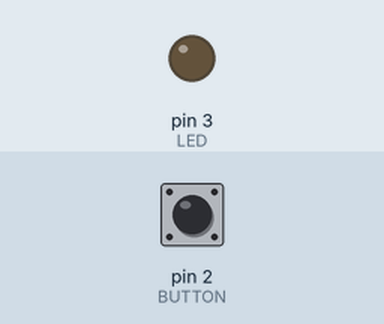
Simulated run of this sketch. Board: Arduino Uno, built with avr-gcc and run on an emulated ATmega328P. Shown: output pins drawn as LEDs (lit = HIGH). Inputs (shaded band) come from the test bench; at power-on: pin 2 (BUTTON) LOW. What the sketch prints to the serial monitor is not drawn.

Above: at 2.8 s.
2.9 s: pin 2 (BUTTON) pulled HIGH for 1.2 s
At 3.8 s:
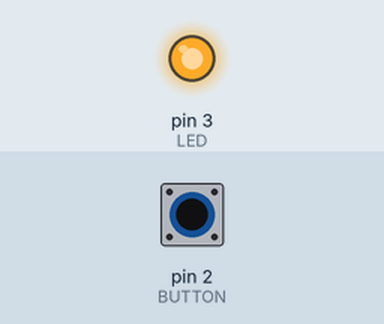
5.6 s: pin 2 (BUTTON) pulled HIGH for 3.2 s
At 9.6 s:
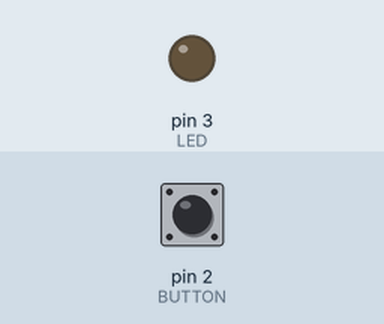
Timing chart, 0 to 11.1 s (numbered marks = the images above; inputs shaded):
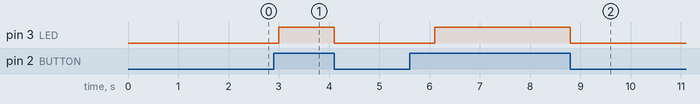

Measured:
- after the input at 2.9 s, pin 3 (LED): LOW → HIGH after 0.10 s, → LOW 1.1 s later
- after the input at 5.6 s, pin 3 (LED): LOW → HIGH after 0.50 s, → LOW 2.7 s later

The sketch:

Arduino_connected_with_led_and_push_button.ino
```cpp
const int BUTTON = 2;
const int LED = 3;
int BUTTONstate = 0;

void setup()
{
  pinMode(BUTTON, INPUT);
  pinMode(LED, OUTPUT);
  Serial.begin(9600);
}

void loop()
{
  BUTTONstate = digitalRead(BUTTON);
  Serial.print(BUTTONstate);
  if (BUTTONstate == HIGH)
  {
    digitalWrite(LED, HIGH);
  }
  else {
    digitalWrite(LED, LOW);
    delay(1000);

  }
}
```
